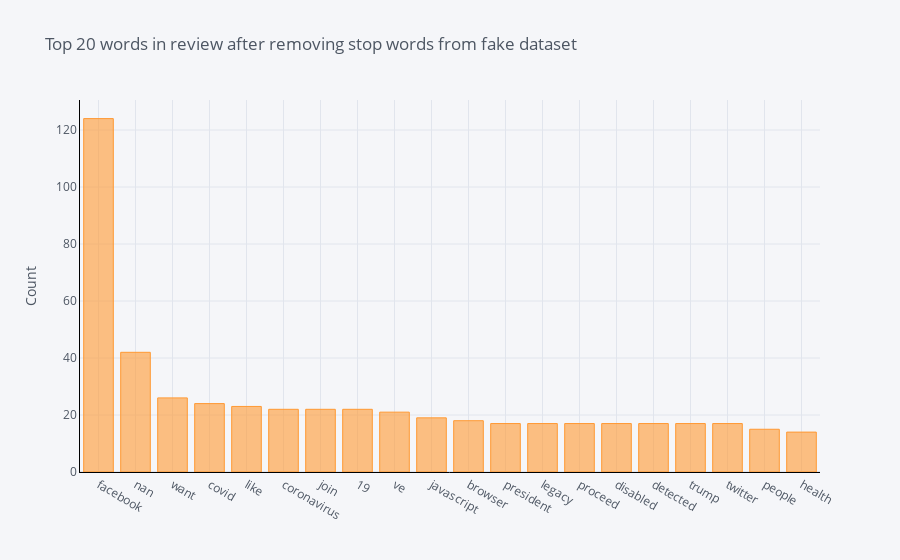

Notebook code for this chart:
### Code cell
# Defining function to get top n words
def get_top_n_words(corpus, n=None):
    vec = CountVectorizer(stop_words = 'english').fit(corpus)
    
    bag_of_words = vec.transform(corpus)
    sum_words = bag_of_words.sum(axis=0) 
    words_freq = [(word, sum_words[0, idx]) for word, idx in vec.vocabulary_.items()]
    words_freq =sorted(words_freq, key = lambda x: x[1], reverse=True)
    return words_freq[:n]

common_words2 = get_top_n_words(fake_df['content'], 20)

for word, freq in common_words2:
    print(word, freq)

    df2 = pd.DataFrame(common_words2, columns = ['content' , 'count'])
df2.groupby('content').sum()['count'].sort_values(ascending=False).iplot(
    kind='bar', yTitle='Count', linecolor='black', title='Top 20 words in review after removing stop words from fake dataset')

### Figure 1 — Plotly figure (JSON) as saved in the notebook; plotly's stock layout.template omitted (floating-point values rounded to 4 significant figures)
{"data": [{"marker": {"color": "rgba(255, 153, 51, 0.6)", "line": {"color": "rgba(255, 153, 51, 1.0)", "width": 1}}, "name": "count", "orientation": "v", "text": "", "type": "bar", "x": ["facebook", "nan", "want", "covid", "like", "coronavirus", "join", "19", "ve", "javascript", "browser", "president", "legacy", "proceed", "disabled", "detected", "trump", "twitter", "people", "health"], "y": [124, 42, 26, 24, 23, 22, 22, 22, 21, 19, 18, 17, 17, 17, 17, 17, 17, 17, 15, 14]}], "layout": {"legend": {"bgcolor": "#F5F6F9", "font": {"color": "#4D5663"}}, "paper_bgcolor": "#F5F6F9", "plot_bgcolor": "#F5F6F9", "title": {"font": {"color": "#4D5663"}, "text": "Top 20 words in review after removing stop words from fake dataset"}, "xaxis": {"gridcolor": "#E1E5ED", "linecolor": "black", "showgrid": true, "tickfont": {"color": "#4D5663"}, "title": {"font": {"color": "#4D5663"}, "text": ""}, "zerolinecolor": "#E1E5ED"}, "yaxis": {"gridcolor": "#E1E5ED", "linecolor": "black", "showgrid": true, "tickfont": {"color": "#4D5663"}, "title": {"font": {"color": "#4D5663"}, "text": "Count"}, "zerolinecolor": "#E1E5ED"}}}
